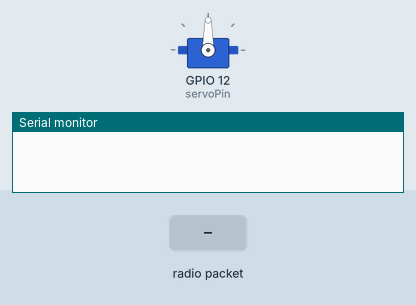
A sketch run on a simulated ESP32. On the bench: servo, the last lines printed to the serial monitor. Inputs (shaded band) come from the test bench. No radio packets arrive unless stated.

Above: at 1.2 s.
1.3 s: radio packet "Unlock the Door!" arrives
At 3.4 s:
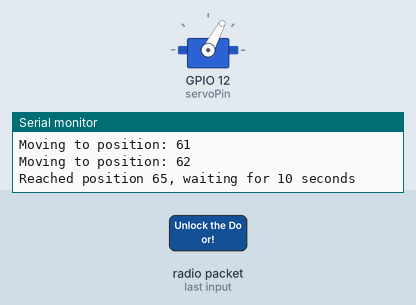
4.3 s: radio packet "Good" arrives
5.8 s: radio packet "1" arrives
At 13.22 s:
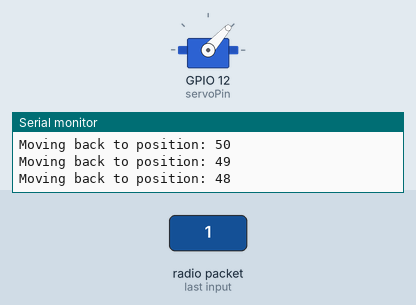
Timing chart, 0 to 13.3 s (numbered marks = the images above; inputs shaded):
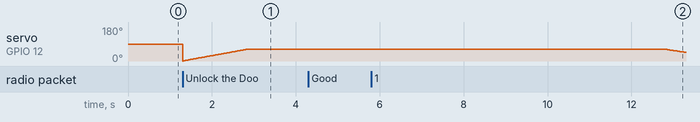

The sketch:

motor_test.ino
```cpp
// These files belong to the 2025 Winter Senior Design Project
// UC Security - Ryan Suarez, Anthony Sandi, Giovanni Guiliana
// This code was written and implemented by Anthony Sandi

#include <SPI.h>
#include <nRF24L01.h>
#include <RF24.h>
#include <ESP32Servo.h>

// nRF24L01+ transmission modules setup
RF24 radio(4,5);
const byte address[6] = "00001";

// Servo and variables setup
Servo myservo;
int servoPin = 12;
int pos = 0;
unsigned long previousMillis = 0;
unsigned long servoMovement = 15;
unsigned long doorDelay = 10000;
unsigned long lastMoveTime = 0;
bool movingBack = false;
bool commandReceived = false;
String lastRecieved = "Bad";

// Setting up modules for radio connection and servo communication
void setup() {
  Serial.begin(9600);
  radio.begin();
  radio.openReadingPipe(0,address);
  radio.setPALevel(RF24_PA_MIN);
  radio.startListening();
  ESP32PWM::allocateTimer(0);
  ESP32PWM::allocateTimer(1);
  ESP32PWM::allocateTimer(2);
  ESP32PWM::allocateTimer(3);
  myservo.setPeriodHertz(50);
  myservo.attach(servoPin, 500, 2400);
}

void loop() {
  // If information is available from the transciever, then to unlock the door
  if (radio.available()) {
    char text[32] = "";
    radio.read(&text, sizeof(text));
    Serial.println(text);

    // Ensure there are no extra whitespaces
    String receivedText = String(text);
    receivedText.trim();

    if (receivedText == "Unlock the Door!") {
      lastRecieved = "Good";
      Serial.println("Unlock the Door command received");
    }
  }
  if(lastRecieved == "Good"){
      moveServoToUnlock(); // Moves the servo based on this flag
  }

}
// Servo movement while keeping in mind the no use of delay() as it would jam our system
void moveServoToUnlock() {
  unsigned long currentMillis = millis();

  if (!movingBack && pos <= 63) {
    if (currentMillis - previousMillis >= servoMovement) {
      previousMillis = currentMillis;
      myservo.write(pos);
      Serial.print("Moving to position: "); // A bit of debugging code
      Serial.println(pos);
      pos++;
    }
  }


  if (pos == 63 && lastMoveTime == 0 && !movingBack) {
    lastMoveTime = currentMillis;
    movingBack = true;
    Serial.println("Reached position 65, waiting for 10 seconds"); // A bit of debugging code
  }


  if (movingBack && currentMillis - lastMoveTime >= doorDelay) {
    if (pos > 0) {
      myservo.write(pos);
      Serial.print("Moving back to position: "); // A bit of debugging code
      Serial.println(pos);
      pos--;
    }
  }


  if (pos == 0 && movingBack) {
    Serial.println("Servo has returned to position 0"); // A bit of debugging code
    // Resetting flags for next movement
    movingBack = false;
    lastMoveTime = 0;
    pos = 0;

    lastRecieved = "Bad"; // Resets this flag
  }
}
```
